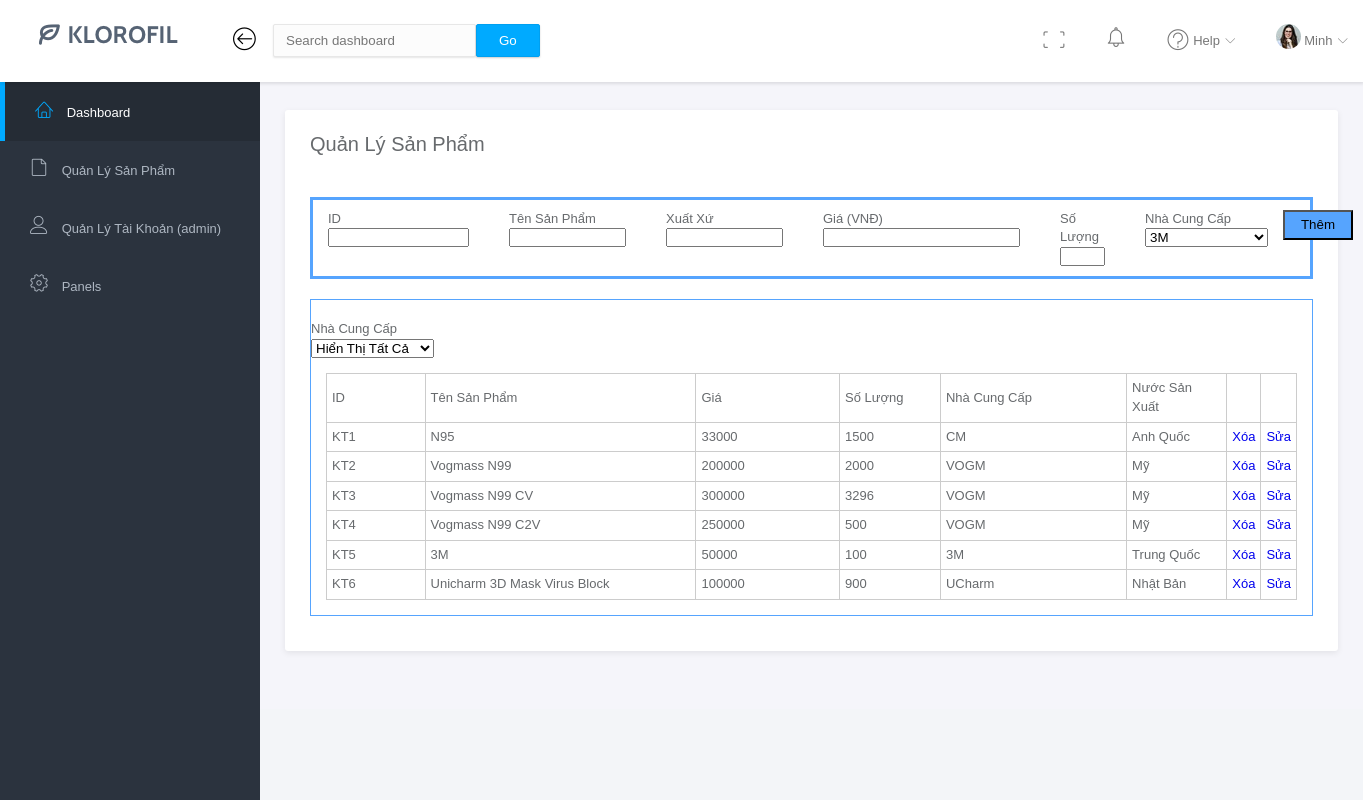
The app's page /QLSanPham.php (signed in) with its own data.
### tables this page shows
CREATE TABLE `khautrang` (
  `IDKhauTrang` varchar(10) NOT NULL,
  `TenKhauTrang` varchar(100) NOT NULL DEFAULT 'Chưa có tên',
  `idNCC` varchar(10) NOT NULL,
  `NUOCSX` varchar(255) DEFAULT NULL,
  `Gia` float NOT NULL DEFAULT 0,
  `SoLuong` int(11) NOT NULL DEFAULT 0
);

### php/header_sp.php (the view, shortened to what this page needs)
<?php
function idncc(){
    include("./php/conn.php");
    if(!$dbcon)
    {
        echo'
        <script>
            function abc(){
                if(confirm("Lỗi dữ liệu") == true){
                    window.location="../login.php";
                }else{
                    window.location="../login.php";
                }
            }
            abc();
        </script>
        ';
    }
    else
    {
        $output2 ="";
        $query = "SELECT `idNCC`, `TenNCC` FROM `nhacungcap` WHERE 1";
        $kq = mysqli_query($dbcon,$query);
        while($row = mysqli_fetch_array($kq) )
        {
            $output2 .= '<option value="' .$row[0]. '">' .$row[1]. '</option>';
        }
        return $output2;
    }
}
function hienthi()
    {
    include("./php/conn.php");
    if(!$dbcon)
    {
        echo'
        <script>
            function abc(){
                if(confirm("Lỗi dữ liệu") == true){
                    window.location="../login.php";
                }else{
                    window.location="../login.php";
                }
            }
            abc();
        </script>
        ';
    }
    else
    {
        $output ='<tr id ="tb-khoa" class="row-first">
        <td width="100">ID</td>
        <td width="300">Tên Sản Phẩm</td>
        <td width="150">Giá</td>
        <td width="100">Số Lượng</td>
        <td width="200">Nhà Cung Cấp</td>
        <td width="100">Nước Sản Xuất</td>
        <td></td>
        <td></td>
    </tr>';
        $query = "SELECT `IDKhauTrang`, `TenKhauTrang`, `idNCC`, `NUOCSX`, `Gia`, `SoLuong` FROM `khautrang` WHERE 1";
        $kq = mysqli_query($dbcon,$query);
        while($row = mysqli_fetch_array($kq) )
        {
            $output .= '<tr><td>' .$row[0]. '</td><td>' .$row[1]. '</td><td>' .$row[4]. '</td><td>' .$row[5]. '</td><td>' .$row[2]. '</td><td>' .$row[3]. '</td><td><a class = "xoa" href="./php/delete-sp.php?id='.$row[0].'">Xóa</a></td><td><a  class = "sua" href="./php/sua-sp.php?id='.$row[0].'">Sửa</a></td></tr>';
        }
        return $output;
    }
}
?>

### css/bt.css (style rules this page uses)
.table-data,.table-data td { border:1px solid #cccccc; border-collapse:collapse; padding:5px; margin: 15px; }

### css/style.css (style rules this page uses)
* { margin: 0px; padding: 0px; }
body { height: 100%; width: 100%; position: absolute; font-family: "Source Sans Pro", sans-serif; font-size: 13px; color: #676a6d; line-height: 1.42857143; background-color: #F3F5F8; }
a { text-decoration: none; }

### records on screen
khautrang: IDKhauTrang "KT1", TenKhauTrang "N95", Gia "33000", SoLuong "1500", idNCC "CM", NUOCSX "Anh Quốc"
khautrang: IDKhauTrang "KT2", TenKhauTrang "Vogmass N99", Gia "200000", SoLuong "2000", idNCC "VOGM", NUOCSX "Mỹ"
khautrang: IDKhauTrang "KT3", TenKhauTrang "Vogmass N99 CV", Gia "300000", SoLuong "3296", idNCC "VOGM", NUOCSX "Mỹ"
khautrang: IDKhauTrang "KT4", TenKhauTrang "Vogmass N99 C2V", Gia "250000", SoLuong "500", idNCC "VOGM", NUOCSX "Mỹ"
khautrang: IDKhauTrang "KT5", TenKhauTrang "3M", Gia "50000", SoLuong "100", idNCC "3M", NUOCSX "Trung Quốc"
khautrang: IDKhauTrang "KT6", TenKhauTrang "Unicharm 3D Mask Virus Block", Gia "100000", SoLuong "900", idNCC "UCharm", NUOCSX "Nhật Bản"

### other values on screen
$_SESSION['username'] "Minh"
form field idncc "3M"
